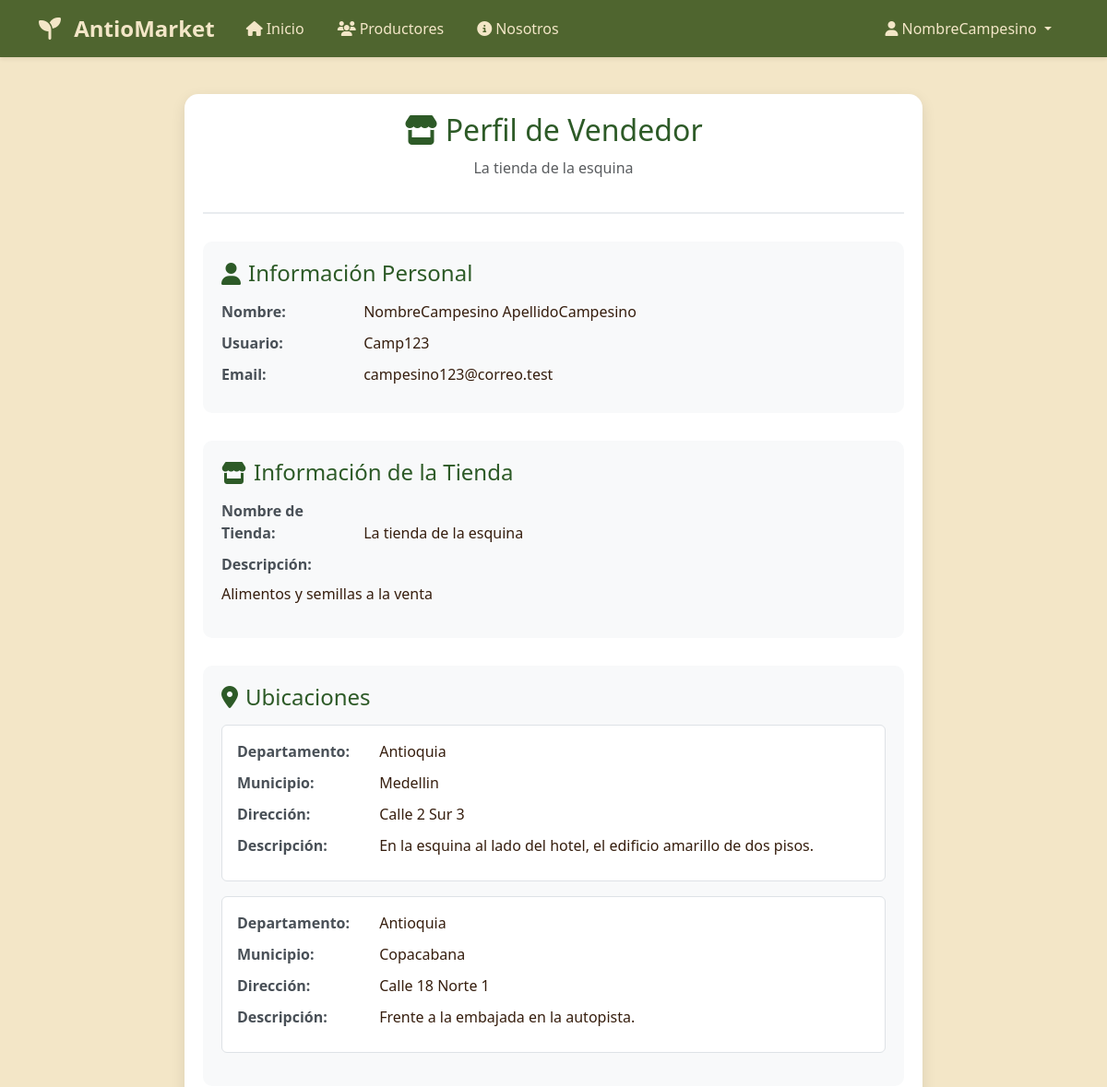
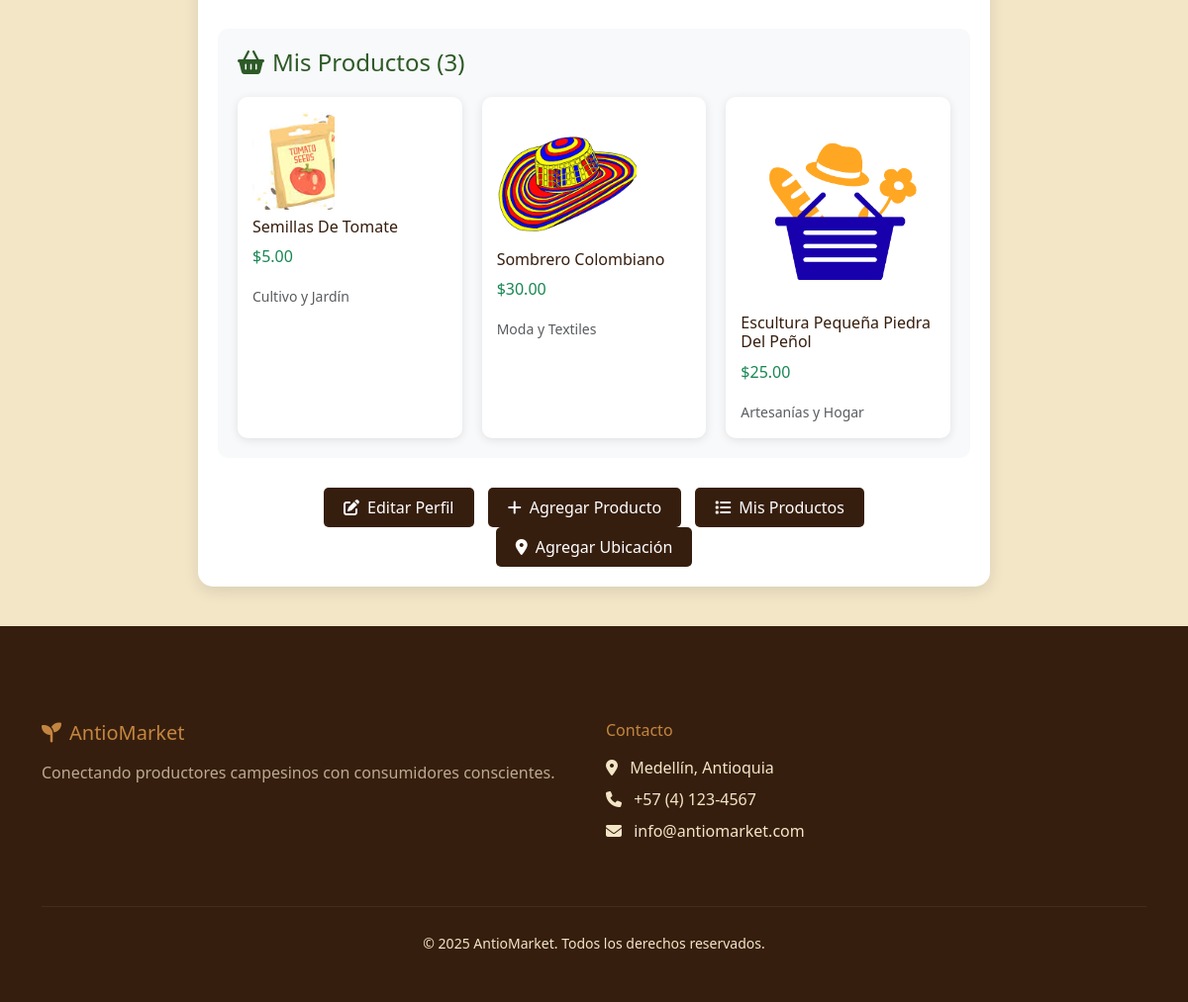
The page /cuentas/perfil/vendedor/ (signed in) on the database its author committed (2 pictures, top to bottom).
### cuentas/models.py (models this page shows, shortened)
class Usuario(AbstractUser):
    is_cliente = models.BooleanField(default=False)
    is_vendedor = models.BooleanField(default=False)

class CuentaVendedor(models.Model):
    usuario = models.OneToOneField(Usuario, on_delete=models.CASCADE)
    nombre_tienda = models.CharField(max_length=150, default='Mi Tienda')
    descripcion_tienda = models.TextField()

class UbicacionVendedor(models.Model):
    vendedor = models.ForeignKey(CuentaVendedor, on_delete=models.CASCADE)
    departamento = models.CharField(max_length=50, default='Antioquia')
    municipio = models.CharField(max_length=50)
    direccion = models.CharField(max_length=200)
    descripcion_zona = models.TextField(blank=True)

### productos/models.py (models this page shows, shortened)
class Producto(models.Model):
    vendedor = models.ForeignKey("cuentas.CuentaVendedor", on_delete=models.CASCADE)
    nombre = models.CharField(max_length=100)
    descripcion = models.TextField()
    precio = models.DecimalField(max_digits=10, decimal_places=2)
    stock = models.IntegerField()
    categoria = models.CharField(max_length=50)
    imagen = models.ImageField(upload_to='productos/', blank=True, null=True, default='default.jpg')

### cuentas/views.py (the view)
# urls.py: path('perfil/vendedor/', views.PerfilVendedorView.as_view(), name='perfil_vendedor'),
class PerfilVendedorView(LoginRequiredMixin, DetailView):
    model = CuentaVendedor
    template_name = 'cuentas/perfil_vendedor.html'
    context_object_name = 'cuenta'
    def get_object(self):
        return self.request.user.cuentavendedor
    def get_context_data(self, **kwargs):
        context = super().get_context_data(**kwargs)
        context['ubicaciones'] = self.object.ubicacionvendedor_set.all()
        context['productos'] = self.object.producto_set.all()
        return context

### cuentas/templates/cuentas/perfil_vendedor.html (shortened to what this page needs)
{% extends 'base.html' %}
{% block extra_css %}
{% load static %}
<link rel="stylesheet" href="{% static 'css/home.css' %}">
<link rel="stylesheet" href="{% static 'cuentas/css/perfiles.css' %}">
{% endblock %}
{% block content %}
<div class="container">
    <div class="perfil-container">
        <div class="perfil-header">
            <h2><i class="fas fa-store"></i> Perfil de Vendedor</h2>
            <p class="text-muted">{{ cuenta.nombre_tienda }}</p>
        </div>
        <div class="info-section">
            <h4><i class="fas fa-user me-2"></i>Información Personal</h4>
            <div class="info-item">
                <span class="info-label">Nombre:</span>
                {{ cuenta.usuario.first_name }} {{ cuenta.usuario.last_name }}
            </div>
            <div class="info-item">
                <span class="info-label">Usuario:</span>
                {{ cuenta.usuario.username }}
            </div>
            <div class="info-item">
                <span class="info-label">Email:</span>
                {{ cuenta.usuario.email }}
            </div>
        </div>
        <div class="info-section">
            <h4><i class="fas fa-store me-2"></i>Información de la Tienda</h4>
            <div class="info-item">
                <span class="info-label">Nombre de Tienda:</span>
                {{ cuenta.nombre_tienda }}
            </div>
            <div class="info-item">
                <span class="info-label">Descripción:</span>
                <p class="mt-2">{{ cuenta.descripcion_tienda }}</p>
            </div>
        </div>
        {% if ubicaciones %}
        <div class="info-section">
            <h4><i class="fas fa-map-marker-alt me-2"></i>Ubicaciones</h4>
            {% for ubicacion in ubicaciones %}
            <div class="ubicacion-item mb-3 p-3 border rounded">
                <div class="info-item">
                    <span class="info-label">Departamento:</span>
                    {{ ubicacion.departamento }}
                </div>
                <div class="info-item">
                    <span class="info-label">Municipio:</span>
                    {{ ubicacion.municipio }}
                </div>
                <div class="info-item">
                    <span class="info-label">Dirección:</span>
                    {{ ubicacion.direccion }}
                </div>
                <div class="info-item">
                    <span class="info-label">Descripción:</span>
                    {{ ubicacion.descripcion_zona }}
                </div>
            </div>
            {% endfor %}
        </div>
        {% endif %}
        {% if productos %}
        <div class="info-section">
            <h4><i class="fas fa-shopping-basket me-2"></i>Mis Productos ({{ productos.count }})</h4>
            <div class="productos-grid">
                {% for producto in productos %}
                <div class="producto-card">
                    {% if producto.imagen %}
                    <img src="{{ producto.imagen.url }}" alt="{{ producto.nombre }}" class="img-fluid rounded mb-2">
                    {% endif %}
                    <h6>{{ producto.nombre }}</h6>
                    <p class="text-success">${{ producto.precio }}</p>
                    <small class="text-muted">{{ producto.categoria }}</small>
                </div>
                {% endfor %}
            </div>
        </div>
        {% endif %}
        <div class="text-center mt-4">
            <a href="{% url 'cuentas:editar_perfil_vendedor' %}" class="btn-editar">
                <i class="fas fa-edit me-2"></i>Editar Perfil
            </a>
            <a href="{% url 'productos:crear_producto' %}" class="btn-editar">
                <i class="fas fa-plus me-2"></i>Agregar Producto
            </a>
            <a href="{% url 'productos:mis_productos' %}" class="btn-editar">
                <i class="fas fa-list me-2"></i>Mis Productos
            </a>
            <a href="{% url 'cuentas:agregar_ubicacion' %}" class="btn-editar">
                <i class="fas fa-map-marker-alt me-2"></i>Agregar Ubicación
            </a>
        </div>
    </div>
</div>
{% endblock %}

### mercado_campesino/templates/base.html (shortened to what this page needs)
<!DOCTYPE html>
<html lang="es">
<head>
    <link href="https://cdn.jsdelivr.net/npm/bootstrap@5.3.0/dist/css/bootstrap.min.css" rel="stylesheet">
    <link rel="stylesheet" href="https://cdnjs.cloudflare.com/ajax/libs/font-awesome/6.4.0/css/all.min.css">
    {% load static %}
    <link rel="stylesheet" href="{% static 'css/base.css' %}">
    {% block extra_css %}{% endblock %}
</head>
<body>
    <nav class="navbar navbar-expand-lg">
        <div class="container">
            <a class="navbar-brand" href="{% url 'productos:home' %}">
                <i class="fas fa-seedling me-2"></i>
                AntioMarket
            </a>
            <div class="navbar-nav me-auto">
                <a class="nav-link" href="{% url 'productos:home' %}">
                    <i class="fas fa-home me-1"></i>Inicio
                </a>
                <a class="nav-link" href="{% url 'cuentas:lista_vendedores' %}">
                    <i class="fas fa-users me-1"></i>Productores
                </a>
                <a class="nav-link" href="{% url 'productos:nosotros' %}">
                    <i class="fas fa-info-circle me-1"></i>Nosotros
                </a>
            </div>
            <div class="navbar-nav">
                {% if user.is_authenticated %}
                    <div class="nav-item dropdown">
                        <a class="nav-link dropdown-toggle" href="#" role="button" data-bs-toggle="dropdown">
                            <i class="fas fa-user me-1"></i>{{ user.first_name|default:user.username }}
                        </a>
                    </div>
                {% endif %}
            </div>
        </div>
    </nav>
    <main class="container-fluid px-0">
        {% block content %}
        {% endblock %}
    </main>
    <footer class="footer mt-auto pt-5">
        <div class="container py-5">
            <div class="row">
                <div class="col-lg-6 col-md-6 mb-4">
                    <h5 class="mb-3">
                        <i class="fas fa-seedling me-2"></i>AntioMarket
                    </h5>
                    <p class="text-muted">
                        Conectando productores campesinos con consumidores conscientes.
                    </p>
                </div>
                <div class="col-lg-6 col-md-6 mb-4">
                    <h6 class="mb-3">Contacto</h6>
                    <ul class="list-unstyled">
                        <li class="mb-2">
                            <i class="fas fa-map-marker-alt me-2"></i>
                            Medellín, Antioquia
                        </li>
                        <li class="mb-2">
                            <i class="fas fa-phone me-2"></i>
                            +57 (4) 123-4567
                        </li>
                        <li class="mb-2">
                            <i class="fas fa-envelope me-2"></i>
                            info@antiomarket.com
                        </li>
                    </ul>
                </div>
            </div>
            <hr class="my-4">
            <div class="row align-items-center">
                <div class="col-12 text-center">
                    <small>&copy; {% now "Y" %} AntioMarket. Todos los derechos reservados.</small>
                </div>
            </div>
        </div>
    </footer>
</body>
</html>

### mercado_campesino/static/css/base.css (style rules this page uses)
:root { --color-fondo: #f3e6c7; --color-primario: #361e0e; --color-secundario: #c38640; --color-verde-oscuro: #4f652f; --color-verde-claro: #748736; }
body { background-color: var(--color-fondo); display: flex; flex-direction: column; min-height: 100vh; color: var(--color-primario); }
.navbar { background-color: var(--color-verde-oscuro) !important; box-shadow: 0 2px 4px rgba(54, 30, 14, 0.1); }
.navbar-brand { font-weight: bold; color: var(--color-fondo) !important; font-size: 1.5rem; }
.navbar-nav .nav-link { color: var(--color-fondo) !important; font-weight: 500; margin: 0 10px; transition: color 0.3s ease; }
.footer { background-color: var(--color-primario); color: var(--color-fondo); margin-top: auto; }
.footer h5, .footer h6 { color: var(--color-secundario); }
.footer .text-muted { color: rgba(243, 230, 199, 0.7) !important; }
.footer hr { border-color: var(--color-verde-oscuro); }
main { flex: 1; background-color: var(--color-fondo); }

### cuentas/static/cuentas/css/perfiles.css (style rules this page uses)
.perfil-container { max-width: 800px; margin: 40px auto; padding: 20px; background: white; border-radius: 15px; box-shadow: 0 5px 15px rgba(0,0,0,0.1); }
.perfil-header { text-align: center; margin-bottom: 30px; padding-bottom: 20px; border-bottom: 2px solid #e9ecef; }
.perfil-header h2 { color: #2d5a27; margin-bottom: 10px; }
.info-section { margin-bottom: 30px; padding: 20px; background: #f8f9fa; border-radius: 10px; }
.info-section h4 { color: #2d5a27; margin-bottom: 15px; display: flex; align-items: center; }
.info-item { margin-bottom: 10px; }
.info-label { font-weight: bold; color: #495057; width: 150px; display: inline-block; }
.btn-editar { display: inline-block; padding: 8px 20px; margin: 0 5px; border: none; border-radius: 5px; background-color: var(--color-primario); color: white; text-decoration: none; transition: background-color 0.3s; }
.productos-grid { display: grid; grid-template-columns: repeat(auto-fill, minmax(200px, 1fr)); gap: 20px; margin-top: 20px; }
.producto-card { background: white; border-radius: 10px; padding: 15px; box-shadow: 0 2px 10px rgba(0,0,0,0.1); transition: transform 0.3s ease; }
.ubicacion-item { margin-bottom: 15px; padding: 15px; border: 1px solid #dee2e6; border-radius: 8px; background: white; }

### rows shown on the page
Usuario: first_name "NombreCampesino"
CuentaVendedor: nombre_tienda "La tienda de la esquina", usuario.first_name "NombreCampesino", usuario.last_name "ApellidoCampesino", usuario.username "Camp123", usuario.email "campesino123@correo.test", descripcion_tienda "Alimentos y semillas a la venta"
UbicacionVendedor: departamento "Antioquia", municipio "Medellin", direccion "Calle 2 Sur 3", descripcion_zona "En la esquina al lado del hotel, el edificio amarillo de dos pisos."
UbicacionVendedor: departamento "Antioquia", municipio "Copacabana", direccion "Calle 18 Norte 1", descripcion_zona "Frente a la embajada en la autopista."
Producto: imagen (picture), nombre "Semillas De Tomate", precio "5.00", categoria "Cultivo y Jardín"
Producto: imagen (picture), nombre "Sombrero Colombiano", precio "30.00", categoria "Moda y Textiles"
Producto: imagen (placeholder picture), nombre "Escultura Pequeña Piedra Del Peñol", precio "25.00", categoria "Artesanías y Hogar"

### other values the page prints
{{ productos.count }} "3"
